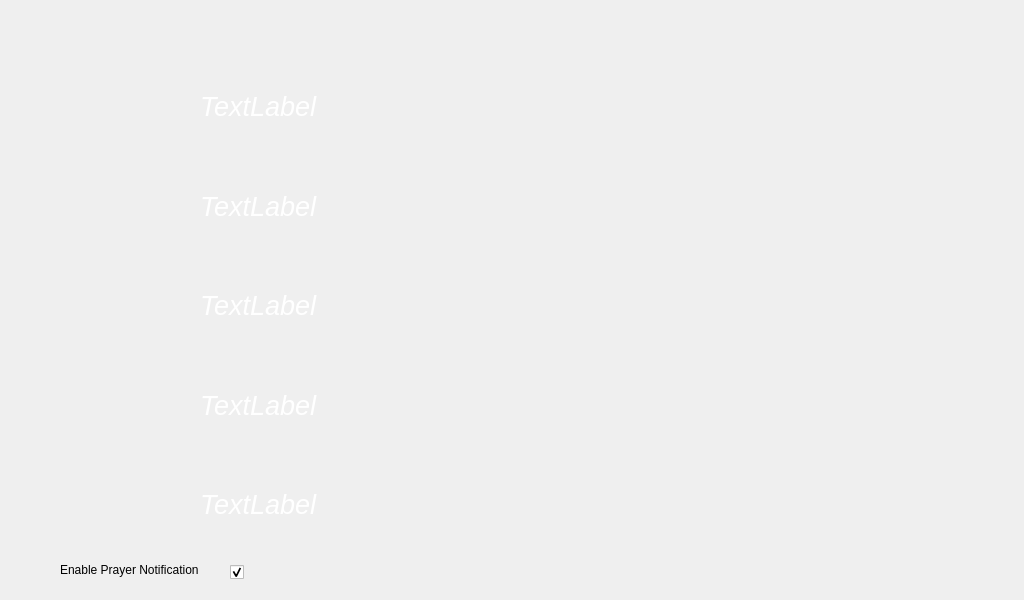
<?xml version="1.0" encoding="UTF-8"?>
<ui version="4.0">
 <class>Prayer</class>
 <widget class="QDialog" name="Prayer">
  <property name="geometry">
   <rect>
    <x>0</x>
    <y>0</y>
    <width>1024</width>
    <height>600</height>
   </rect>
  </property>
  <property name="windowTitle">
   <string>Dialog</string>
  </property>
  <property name="styleSheet">
   <string notr="true">
color: rgb(0, 0, 0);</string>
  </property>
  <widget class="QPushButton" name="Back">
   <property name="geometry">
    <rect>
     <x>-40</x>
     <y>0</y>
     <width>150</width>
     <height>600</height>
    </rect>
   </property>
   <property name="focusPolicy">
    <enum>Qt::NoFocus</enum>
   </property>
   <property name="contextMenuPolicy">
    <enum>Qt::NoContextMenu</enum>
   </property>
   <property name="styleSheet">
    <string notr="true">image: url(:/icons/icons/home.png);
border: none; </string>
   </property>
   <property name="text">
    <string/>
   </property>
   <property name="autoDefault">
    <bool>false</bool>
   </property>
   <property name="flat">
    <bool>true</bool>
   </property>
  </widget>
  <widget class="QWidget" name="layoutWidget">
   <property name="geometry">
    <rect>
     <x>200</x>
     <y>60</y>
     <width>681</width>
     <height>491</height>
    </rect>
   </property>
   <layout class="QVBoxLayout" name="verticalLayout">
    <item>
     <widget class="QLabel" name="label">
      <property name="font">
       <font>
        <family>Ubuntu</family>
        <pointsize>20</pointsize>
        <italic>true</italic>
       </font>
      </property>
      <property name="styleSheet">
       <string notr="true">color: rgb(255, 255, 255);</string>
      </property>
      <property name="text">
       <string>TextLabel</string>
      </property>
     </widget>
    </item>
    <item>
     <widget class="QLabel" name="label_2">
      <property name="font">
       <font>
        <family>Ubuntu</family>
        <pointsize>20</pointsize>
        <italic>true</italic>
       </font>
      </property>
      <property name="styleSheet">
       <string notr="true">color: rgb(255, 255, 255);</string>
      </property>
      <property name="text">
       <string>TextLabel</string>
      </property>
     </widget>
    </item>
    <item>
     <widget class="QLabel" name="label_3">
      <property name="font">
       <font>
        <family>Ubuntu</family>
        <pointsize>20</pointsize>
        <italic>true</italic>
       </font>
      </property>
      <property name="styleSheet">
       <string notr="true">color: rgb(255, 255, 255);</string>
      </property>
      <property name="text">
       <string>TextLabel</string>
      </property>
     </widget>
    </item>
    <item>
     <widget class="QLabel" name="label_4">
      <property name="font">
       <font>
        <family>Ubuntu</family>
        <pointsize>20</pointsize>
        <italic>true</italic>
       </font>
      </property>
      <property name="styleSheet">
       <string notr="true">color: rgb(255, 255, 255);</string>
      </property>
      <property name="text">
       <string>TextLabel</string>
      </property>
     </widget>
    </item>
    <item>
     <widget class="QLabel" name="label_5">
      <property name="font">
       <font>
        <family>Ubuntu</family>
        <pointsize>20</pointsize>
        <italic>true</italic>
       </font>
      </property>
      <property name="styleSheet">
       <string notr="true">color: rgb(255, 255, 255);</string>
      </property>
      <property name="text">
       <string>TextLabel</string>
      </property>
     </widget>
    </item>
   </layout>
  </widget>
  <widget class="QLabel" name="label_6">
   <property name="geometry">
    <rect>
     <x>60</x>
     <y>560</y>
     <width>181</width>
     <height>20</height>
    </rect>
   </property>
   <property name="text">
    <string>Enable Prayer Notification</string>
   </property>
  </widget>
  <widget class="QCheckBox" name="checkBox_Notify">
   <property name="geometry">
    <rect>
     <x>230</x>
     <y>560</y>
     <width>221</width>
     <height>24</height>
    </rect>
   </property>
   <property name="text">
    <string/>
   </property>
   <property name="checked">
    <bool>true</bool>
   </property>
  </widget>
 </widget>
 <resources/>
 <connections/>
</ui>
